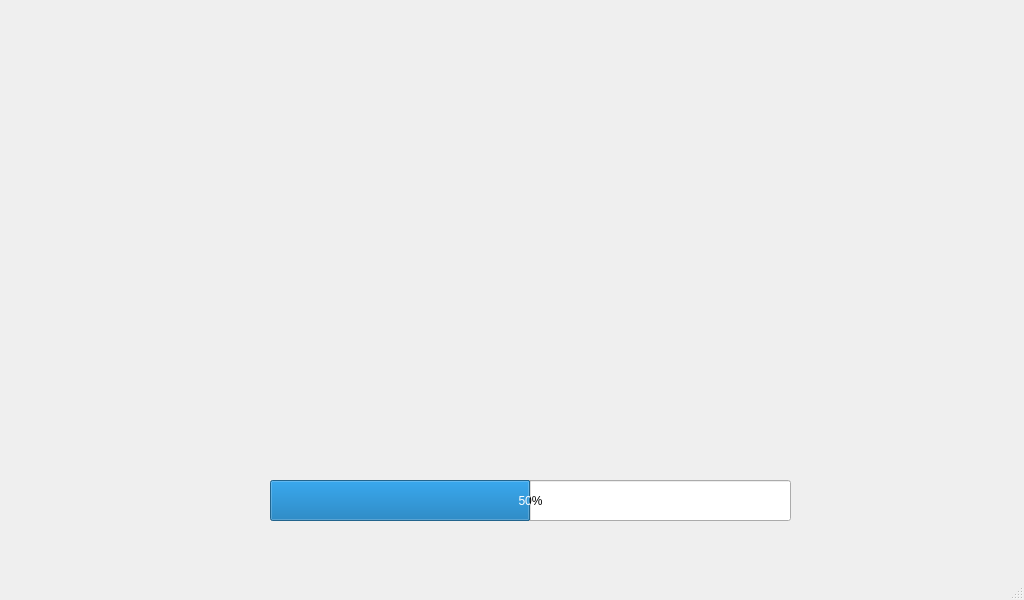
<?xml version="1.0" encoding="UTF-8"?>
<ui version="4.0">
 <class>MainWindow</class>
 <widget class="QMainWindow" name="MainWindow">
  <property name="geometry">
   <rect>
    <x>0</x>
    <y>0</y>
    <width>1024</width>
    <height>600</height>
   </rect>
  </property>
  <property name="windowTitle">
   <string>MainWindow</string>
  </property>
  <widget class="QWidget" name="centralwidget">
   <widget class="QLabel" name="label">
    <property name="enabled">
     <bool>true</bool>
    </property>
    <property name="geometry">
     <rect>
      <x>0</x>
      <y>0</y>
      <width>1024</width>
      <height>600</height>
     </rect>
    </property>
    <property name="text">
     <string/>
    </property>
    <property name="pixmap">
     <pixmap>pics/Standby.jpg</pixmap>
    </property>
    <property name="scaledContents">
     <bool>true</bool>
    </property>
   </widget>
   <widget class="QProgressBar" name="progressBar">
    <property name="geometry">
     <rect>
      <x>270</x>
      <y>480</y>
      <width>521</width>
      <height>41</height>
     </rect>
    </property>
    <property name="value">
     <number>50</number>
    </property>
   </widget>
  </widget>
  <widget class="QMenuBar" name="menubar">
   <property name="geometry">
    <rect>
     <x>0</x>
     <y>0</y>
     <width>1024</width>
     <height>21</height>
    </rect>
   </property>
  </widget>
  <widget class="QStatusBar" name="statusbar"/>
 </widget>
 <resources/>
 <connections/>
</ui>
